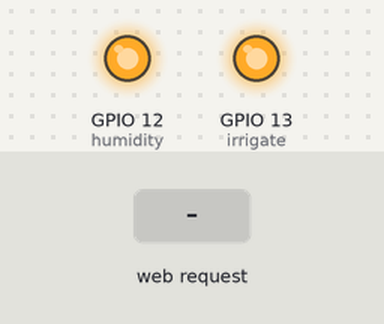
A sketch run on a simulated ESP8266 (NodeMCU). On the bench: output pins drawn as LEDs (lit = HIGH). The test bench sets the inputs (shaded band). WiFi joins after 1.5 s; servers stay silent unless stated; what the sketch prints to the serial monitor is not drawn.

Above: at 3.7 s.
3.8 s: HTTP request GET /Irrigate received
At 4.1 s:
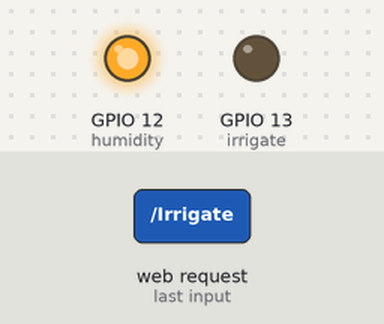
Timing chart, 0 to 15.3 s (numbered marks = the images above; inputs shaded):
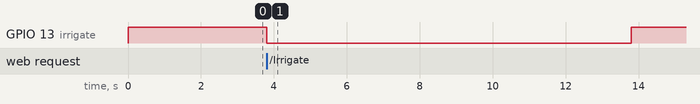

Measured:
- after the input at 3.8 s, GPIO 13 (irrigate): HIGH → LOW at once, → HIGH 10.0 s later

The sketch:

remote_parameters_control.ino
```cpp
/*
 * This project is part of the project on "Remote Agricultural Parameters Analysis and Control"
 * This code is creates a local server allowing the user to control the agricultural parameters
 * This is to be integrated with the agricultural parameters analysis to automate the entire process
 */


//Include libraries

#include <ESP8266WiFi.h>
#include <WiFiClient.h>
#include <ESP8266WebServer.h>
#include <WebSocketsServer.h>
#include <Hash.h>

//Enter WiFi credentials
const char* ssid = "WIFI";
const char* password = "password";

WebSocketsServer webSocket = WebSocketsServer(81);
ESP8266WebServer server(80);   //instantiate server at port 80 (http port)

String page = "";

//Pin 13 is connected to a peristaltic pump to control water flow through a relay
#define irrigate 13
//Pin 12 is connected to a vapourizer to control humidity through a relay
#define humidity 12

void setup(void){
 //the HTML of the web page
 page = "<style>body{background-color:#5585d1;color:#ffffff;}h1{color:#ffffff;text-align:center;font-size:45px;}button{background-color:#264dcc;border-color:#ffffff;margin-left:15%;border-radius: 10px;color:#ffffff; width:20%;margin-right:10%;}button:hover{background-color:#f74f25;}li{font-size:20px;}</style><h1>Remote agricultural parameters control</h1><p><ul><li>The project Remote agricultural parameters control is a continuation of our previous project, where we developed a Wireless Sensor Network [WSN] using soil moisture, humidity and temperature sensors, NodeMCU and RaspberryPi.</li><li>One of the improvements of the previous project that we had mentioned was incorporating control of the parameters of the agricultural area.</li><li>Controlling the irrigation of the land and controlling the humidity content of a greenhouse set-up for instance. Thus, this project incorporates control of water flow for irrigation and humidity control. </li><li>The working of the project is as follows: <br><h3><ul><li>Pressing the Irrigate button will turn on the water flow for 10 seconds</li><li>Pressing the Humidity button will turn on the vaporizer for 20 seconds</li></ul></h3></li></ul></p><p><a href=\"Irrigate\"><button><h3>Irrigate</h3></button></a>&nbsp;<a href=\"Humidity\"><button><h3>Humidity</h3></button></a></p>";
 //The relays connected to vapourizer and pump are initially off
 pinMode(humidity, OUTPUT);
 digitalWrite(humidity, HIGH);
 pinMode(irrigate,OUTPUT);
 digitalWrite(irrigate,HIGH);

 delay(1000);

 //Connect to the web-server
 Serial.begin(115200);
 WiFi.begin(ssid, password); //begin WiFi connection
 Serial.println("");

 // Wait for connection
 while (WiFi.status() != WL_CONNECTED) {
    delay(500);
    Serial.print(".");
 }

 Serial.println("");
 Serial.print("Connected to ");
 Serial.println(ssid);
 Serial.print("IP address: ");
 Serial.println(WiFi.localIP());

 server.on("/", [](){
    server.send(200, "text/html", page);
 });

 //If user clicks on irrigate button, turn on the pump for 10 seconds
 server.on("/Irrigate", [](){
    server.send(200, "text/html", page);
    digitalWrite(irrigate,LOW);
    delay(10000);
    digitalWrite(irrigate,HIGH);
 });

//If user clicks on humidity button, turn on vapourizer for 20 seconds
 server.on("/Humidity", [](){
    server.send(200, "text/html", page);
    digitalWrite(humidity,LOW);
    delay(20000);
    digitalWrite(humidity,HIGH);
 });

 server.begin();
 webSocket.begin();
 webSocket.onEvent(webSocketEvent);

 Serial.println("Web server started!");
}

void loop(void){
  //Run web socket on loop

  webSocket.loop();
  server.handleClient();
  if (Serial.available() > 0){
    char c[] = {(char)Serial.read()};
    webSocket.broadcastTXT(c, sizeof(c));
  }
}

void webSocketEvent(uint8_t num, WStype_t type, uint8_t * payload, size_t length){
  if (type == WStype_TEXT){
   for(int i = 0; i < length; i++) Serial.print((char) payload[i]);
   Serial.println();
  }
}
```
